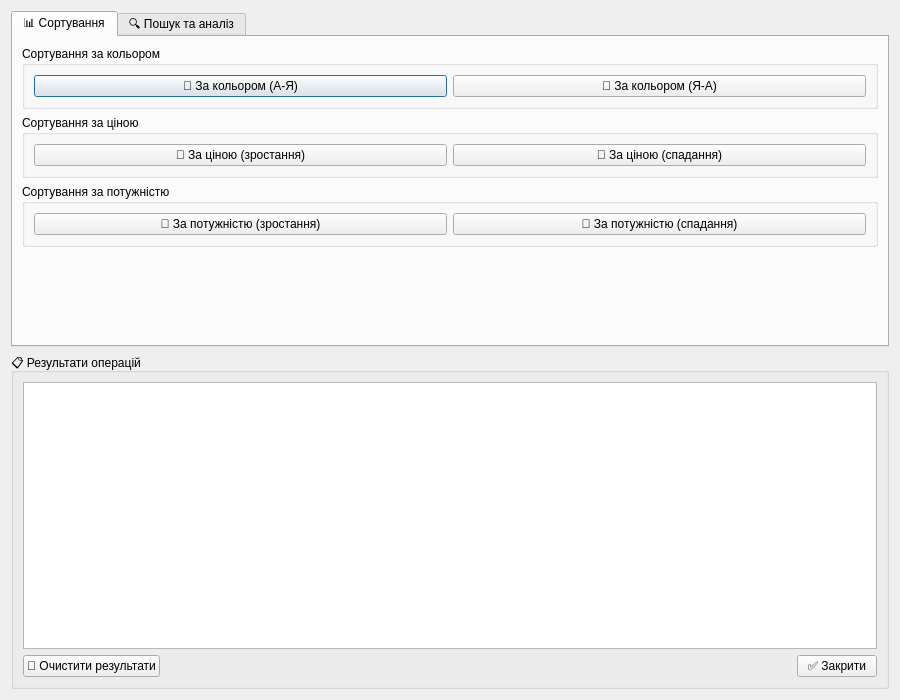
<?xml version="1.0" encoding="UTF-8"?>
<ui version="4.0">
 <class>OperationsWindow</class>
 <widget class="QDialog" name="OperationsWindow">
  <property name="geometry">
   <rect>
    <x>0</x>
    <y>0</y>
    <width>900</width>
    <height>700</height>
   </rect>
  </property>
  <property name="minimumSize">
   <size>
    <width>900</width>
    <height>700</height>
   </size>
  </property>
  <property name="windowTitle">
   <string>Операції з автомобілями</string>
  </property>
  <layout class="QVBoxLayout" name="verticalLayout">
   <item>
    <widget class="QTabWidget" name="tabWidget">
     <property name="currentIndex">
      <number>0</number>
     </property>
     <widget class="QWidget" name="sortTab">
      <attribute name="title">
       <string>📊 Сортування</string>
      </attribute>
      <layout class="QVBoxLayout" name="verticalLayout_2">
       <item>
        <widget class="QGroupBox" name="groupBox">
         <property name="title">
          <string>Сортування за кольором</string>
         </property>
         <layout class="QHBoxLayout" name="horizontalLayout">
          <item>
           <widget class="QPushButton" name="sortColorAscButton">
            <property name="text">
             <string>🔼 За кольором (А-Я)</string>
            </property>
           </widget>
          </item>
          <item>
           <widget class="QPushButton" name="sortColorDescButton">
            <property name="text">
             <string>🔽 За кольором (Я-А)</string>
            </property>
           </widget>
          </item>
         </layout>
        </widget>
       </item>
       <item>
        <widget class="QGroupBox" name="groupBox_2">
         <property name="title">
          <string>Сортування за ціною</string>
         </property>
         <layout class="QHBoxLayout" name="horizontalLayout_2">
          <item>
           <widget class="QPushButton" name="sortPriceAscButton">
            <property name="text">
             <string>🔼 За ціною (зростання)</string>
            </property>
           </widget>
          </item>
          <item>
           <widget class="QPushButton" name="sortPriceDescButton">
            <property name="text">
             <string>🔽 За ціною (спадання)</string>
            </property>
           </widget>
          </item>
         </layout>
        </widget>
       </item>
       <item>
        <widget class="QGroupBox" name="groupBox_3">
         <property name="title">
          <string>Сортування за потужністю</string>
         </property>
         <layout class="QHBoxLayout" name="horizontalLayout_3">
          <item>
           <widget class="QPushButton" name="sortPowerAscButton">
            <property name="text">
             <string>🔼 За потужністю (зростання)</string>
            </property>
           </widget>
          </item>
          <item>
           <widget class="QPushButton" name="sortPowerDescButton">
            <property name="text">
             <string>🔽 За потужністю (спадання)</string>
            </property>
           </widget>
          </item>
         </layout>
        </widget>
       </item>
       <item>
        <spacer name="verticalSpacer">
         <property name="orientation">
          <enum>Qt::Vertical</enum>
         </property>
         <property name="sizeHint" stdset="0">
          <size>
           <width>20</width>
           <height>40</height>
          </size>
         </property>
        </spacer>
       </item>
      </layout>
     </widget>
     <widget class="QWidget" name="searchTab">
      <attribute name="title">
       <string>🔍 Пошук та аналіз</string>
      </attribute>
      <layout class="QVBoxLayout" name="verticalLayout_3">
       <item>
        <widget class="QGroupBox" name="groupBox_4">
         <property name="title">
          <string>Пошук</string>
         </property>
         <layout class="QVBoxLayout" name="verticalLayout_4">
          <item>
           <widget class="QPushButton" name="findBrandButton">
            <property name="text">
             <string>🔎 Найдешевша + найменш потужна (за маркою)</string>
            </property>
           </widget>
          </item>
          <item>
           <widget class="QPushButton" name="priceRangeButton">
            <property name="text">
             <string>📈 Бренди в діапазоні цін</string>
            </property>
           </widget>
          </item>
         </layout>
        </widget>
       </item>
       <item>
        <widget class="QGroupBox" name="groupBox_5">
         <property name="title">
          <string>Аналіз даних</string>
         </property>
         <layout class="QVBoxLayout" name="verticalLayout_5">
          <item>
           <widget class="QPushButton" name="samePriceDiffColorButton">
            <property name="text">
             <string>🎨 Марки: однакова ціна, різні кольори</string>
            </property>
           </widget>
          </item>
          <item>
           <widget class="QPushButton" name="brandColorQueriesButton">
            <property name="text">
             <string>🚗 Для кожної марки: червона найпотужніша &amp; чорна найдешевша</string>
            </property>
           </widget>
          </item>
          <item>
           <widget class="QPushButton" name="colorMinMaxButton">
            <property name="text">
             <string>💰 Для кожного кольору: min &amp; max ціна</string>
            </property>
           </widget>
          </item>
         </layout>
        </widget>
       </item>
       <item>
        <spacer name="verticalSpacer_2">
         <property name="orientation">
          <enum>Qt::Vertical</enum>
         </property>
         <property name="sizeHint" stdset="0">
          <size>
           <width>20</width>
           <height>40</height>
          </size>
         </property>
        </spacer>
       </item>
      </layout>
     </widget>
    </widget>
   </item>
   <item>
    <widget class="QGroupBox" name="groupBox_6">
     <property name="title">
      <string>📋 Результати операцій</string>
     </property>
     <layout class="QVBoxLayout" name="verticalLayout_6">
      <item>
       <widget class="QPlainTextEdit" name="resultsText">
        <property name="readOnly">
         <bool>true</bool>
        </property>
       </widget>
      </item>
      <item>
       <layout class="QHBoxLayout" name="horizontalLayout_4">
        <item>
         <widget class="QPushButton" name="clearResultsButton">
          <property name="text">
           <string>🧹 Очистити результати</string>
          </property>
         </widget>
        </item>
        <item>
         <spacer name="horizontalSpacer">
          <property name="orientation">
           <enum>Qt::Horizontal</enum>
          </property>
          <property name="sizeHint" stdset="0">
           <size>
            <width>40</width>
            <height>20</height>
           </size>
          </property>
         </spacer>
        </item>
        <item>
         <widget class="QPushButton" name="closeButton">
          <property name="text">
           <string>✅ Закрити</string>
          </property>
         </widget>
        </item>
       </layout>
      </item>
     </layout>
    </widget>
   </item>
  </layout>
 </widget>
 <resources/>
 <connections/>
</ui>
